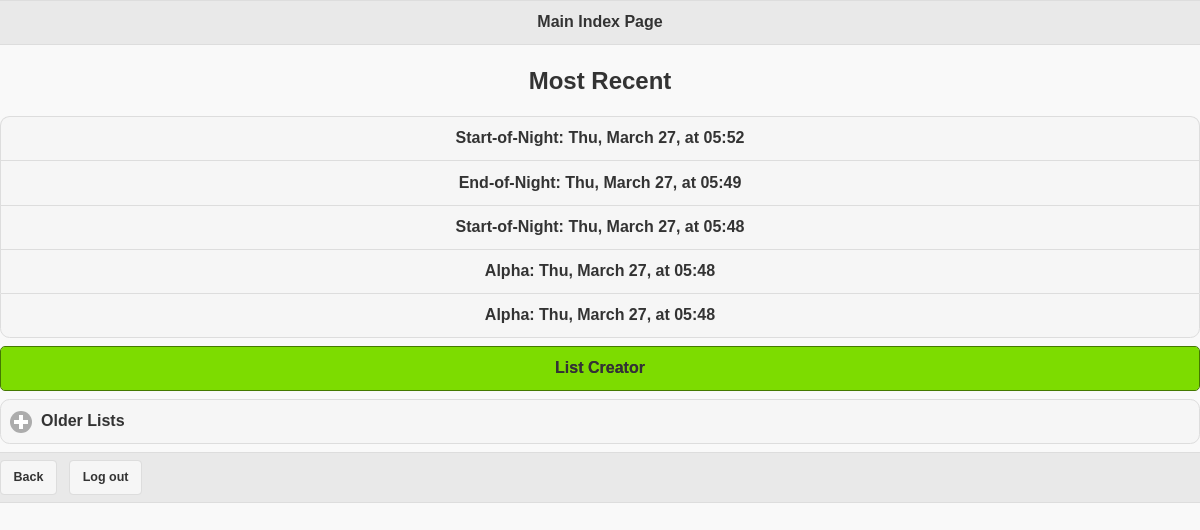
Page /beta/ (signed in) on the committed database.
### beta/models.py (models this page shows, shortened)
class List(models.Model):
	name = models.CharField(max_length=200)
	pub_date = models.DateTimeField('date published')
	observers_list = models.CharField(max_length=75, default="")
	email_has_been_sent = models.BooleanField(default=False)

### beta/views.py (the view, shortened to what this page needs)
def index(request):
	if not request.user.is_authenticated():
		return render(request, 'beta/login.html', {'error_message': "Please log in"})
	recent_lists = List.objects.order_by('-pub_date')[:5]
	older_lists = List.objects.order_by('-pub_date')[5:15]
	template = loader.get_template('beta/index.html')
	context = RequestContext(request,	{'recent_lists': recent_lists, 'older_lists': older_lists })
	return render(request, 'beta/index.html', context)

### beta/templates/beta/index.html (shortened to what this page needs)
<html>
<head>
	{% load staticfiles %}
	<link rel="stylesheet" href="{% static "beta/beta-theme.css" %}" />
	<link rel="stylesheet" href="{% static "beta/jquery.mobile.icons.min.css" %}" />
	<link rel="stylesheet" href="{% static "beta/jquery.mobile.structure-1.4.2.min.css" %}" />
</head>
<body>
<div data-role="header">
<h1>Main Index Page</h1>
</div>
<div data-role="controlgroup" class="ui content" style="text-align: left;">
	<center><h2>Most Recent</h2></center>
	{% if recent_lists %}
		{% for list in recent_lists %}
		<a href="{% url 'detail' list.id %}" class="ui-btn ui-corner-all">{{ list.name }}</a>
		{% endfor %}
	{% else %}
		<p>NO LISTS</p>
	{% endif %}
</div>
<a href="{% url 'listcreator' %}" class="ui-btn ui-corner-all ui-btn-b" >List Creator</a>
<div data-role="collapsible" data-collapsed="true">
	<h1>Older Lists</h1>
</div>
<div data-role="footer">
	<a href="{% url 'index' %}" class="ui-btn ui-btn-inline ui-corner-all">Back</a>
	<a href="{% url 'logout' %}" class="ui-btn ui-btn-inline ui-corner-all">Log out</a>
</div>
</body>
</html>

### beta/static/beta/beta-theme.css (style rules this page uses)
html { font-size: 100%; }
body, input, select, textarea, button, .ui-btn { font-size: 1em; line-height: 1.3; font-family: sans-serif ; }
.ui-btn, label.ui-btn { font-weight: bold; border-width: 1px; border-style: solid; }
.ui-btn:link { text-decoration: none !important; }
.ui-corner-all { -webkit-border-radius: .6em ; border-radius: .6em ; }
.ui-btn-corner-all, .ui-btn.ui-corner-all, .ui-slider-track.ui-corner-all, .ui-flipswitch.ui-corner-all, .ui-li-count { -webkit-border-radius: .3125em ; border-radius: .3125em ; }
.ui-btn-corner-all, .ui-corner-all { -webkit-background-clip: padding; background-clip: padding-box; }
.ui-bar-a, .ui-page-theme-a .ui-bar-inherit, html .ui-bar-a .ui-bar-inherit, html .ui-body-a .ui-bar-inherit, html body .ui-group-theme-a .ui-bar-inherit { background-color: #e9e9e9 ; border-color: #dddddd ; color: #333333 ; text-shadow: 0 1px 0 #eeeeee ; font-weight: bold; }
.ui-overlay-a, .ui-page-theme-a, .ui-page-theme-a .ui-panel-wrapper { background-color: #f9f9f9 ; border-color: #bbbbbb ; color: #333333 ; text-shadow: 0 1px 0 #f3f3f3 ; }
.ui-page-theme-a a, html .ui-bar-a a, html .ui-body-a a, html body .ui-group-theme-a a { color: #3388cc ; font-weight: bold; }
.ui-page-theme-a .ui-btn, html .ui-bar-a .ui-btn, html .ui-body-a .ui-btn, html body .ui-group-theme-a .ui-btn, html head + body .ui-btn.ui-btn-a, .ui-page-theme-a .ui-btn:visited, html .ui-bar-a .ui-btn:visited, html .ui-body-a .ui-btn:visited, html body .ui-group-theme-a .ui-btn:visited, html head + body .ui-btn.ui-btn-a:visited { background-color: #f6f6f6 ; border-color: #dddddd ; color: #333333 ; text-shadow: 0 1px 0 #f3f3f3 ; }
.ui-page-theme-b .ui-btn, html .ui-bar-b .ui-btn, html .ui-body-b .ui-btn, html body .ui-group-theme-b .ui-btn, html head + body .ui-btn.ui-btn-b, .ui-page-theme-b .ui-btn:visited, html .ui-bar-b .ui-btn:visited, html .ui-body-b .ui-btn:visited, html body .ui-group-theme-b .ui-btn:visited, html head + body .ui-btn.ui-btn-b:visited { background-color: #7ddc00 ; border-color: #447900 ; color: #333333 ; text-shadow: 0 0px 0 #444444 ; }

### rows in the picture
List: name "Start-of-Night: Thu, March 27, at 05:52"
List: name "End-of-Night: Thu, March 27, at 05:49"
List: name "Start-of-Night: Thu, March 27, at 05:48"
List: name "Alpha: Thu, March 27, at 05:48"
List: name "Alpha: Thu, March 27, at 05:48"
